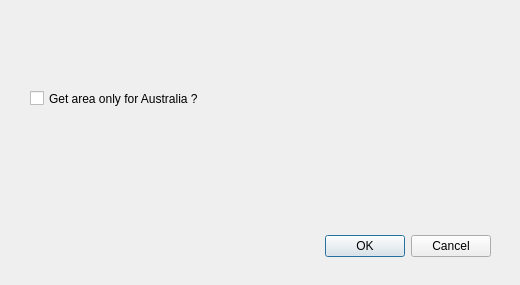
<?xml version="1.0" encoding="UTF-8"?>
<ui version="4.0">
 <class>SetOSMCountryAreaSettingsDlg</class>
 <widget class="QDialog" name="SetOSMCountryAreaSettingsDlg">
  <property name="geometry">
   <rect>
    <x>0</x>
    <y>0</y>
    <width>520</width>
    <height>285</height>
   </rect>
  </property>
  <property name="windowTitle">
   <string>OSM Country Area Settings</string>
  </property>
  <widget class="QDialogButtonBox" name="buttonBox">
   <property name="geometry">
    <rect>
     <x>150</x>
     <y>230</y>
     <width>341</width>
     <height>32</height>
    </rect>
   </property>
   <property name="orientation">
    <enum>Qt::Horizontal</enum>
   </property>
   <property name="standardButtons">
    <set>QDialogButtonBox::Cancel|QDialogButtonBox::Ok</set>
   </property>
  </widget>
  <widget class="QCheckBox" name="getCntryAreaOnlyForAUChkBox">
   <property name="geometry">
    <rect>
     <x>30</x>
     <y>90</y>
     <width>241</width>
     <height>17</height>
    </rect>
   </property>
   <property name="text">
    <string>Get area only for Australia ?</string>
   </property>
  </widget>
 </widget>
 <resources/>
 <connections>
  <connection>
   <sender>buttonBox</sender>
   <signal>accepted()</signal>
   <receiver>SetOSMCountryAreaSettingsDlg</receiver>
   <slot>accept()</slot>
   <hints>
    <hint type="sourcelabel">
     <x>248</x>
     <y>254</y>
    </hint>
    <hint type="destinationlabel">
     <x>157</x>
     <y>274</y>
    </hint>
   </hints>
  </connection>
  <connection>
   <sender>buttonBox</sender>
   <signal>rejected()</signal>
   <receiver>SetOSMCountryAreaSettingsDlg</receiver>
   <slot>reject()</slot>
   <hints>
    <hint type="sourcelabel">
     <x>316</x>
     <y>260</y>
    </hint>
    <hint type="destinationlabel">
     <x>286</x>
     <y>274</y>
    </hint>
   </hints>
  </connection>
 </connections>
</ui>
